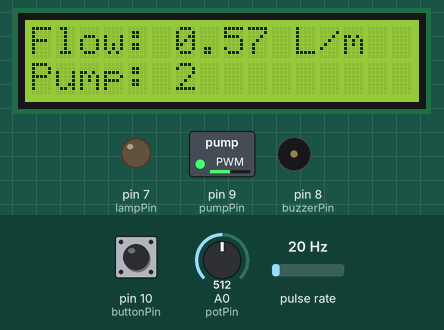
A sketch run on a simulated Arduino Uno, built with avr-gcc and run on an emulated ATmega328P. Shown: 16×2 character LCD, switched loads named in the sketch (green lamp = pin HIGH), output pins drawn as LEDs (lit = HIGH), buzzer (waves = sounding). Wiring (inferred from the names in the program): pulse sensor: data pin 2. Dashed ring = blinking. The test bench sets the inputs (shaded band); at power-on: A0 (potPin) = 512, pulse rate 20 Hz, pin 10 (buttonPin) HIGH. What the sketch prints to the serial monitor is not drawn.

Above: at 4.1 s.
4.2 s: A0 (potPin) set to 0
At 5.6 s:
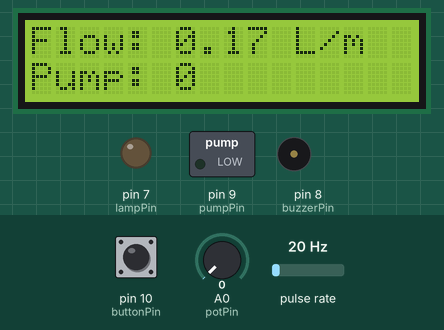
7.2 s: pulse rate (sensor on pin 2) set to 13 Hz
At 7.9 s:
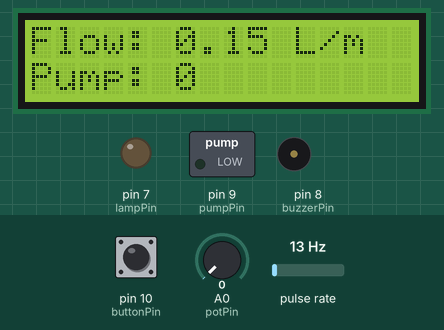
10.2 s: pulse rate (sensor on pin 2) set to 10 Hz
At 12.1 s:
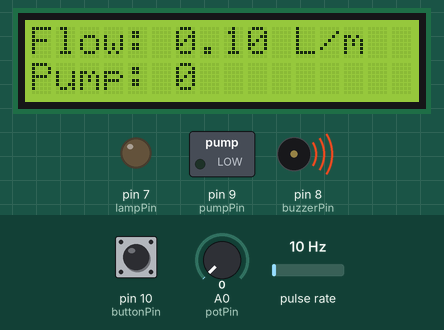
13.2 s: pin 10 (buttonPin) pulled LOW for 3.2 s
At 13.68 s:
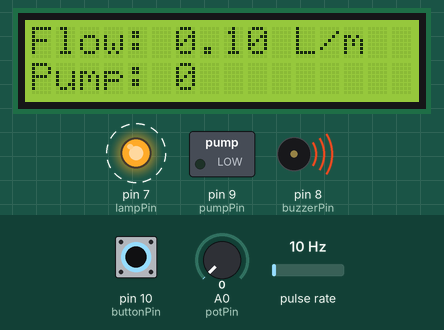
19.4 s: A0 (potPin) set to 3
22.4 s: A0 (potPin) set to 6
At 22.9 s:
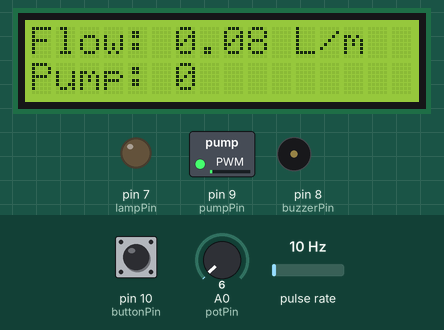
Timing chart, 0 to 25.4 s (numbered marks = the images above; inputs shaded):
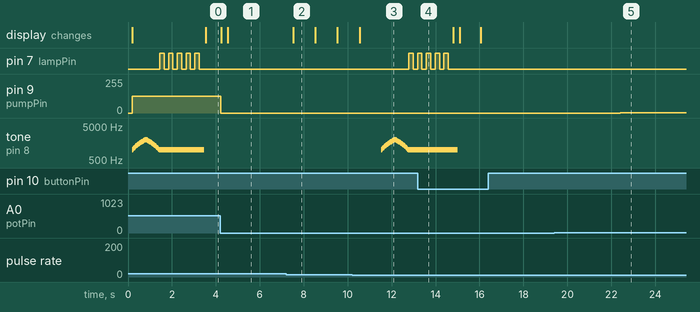

The sketch:

sketch_mar20b.ino
```cpp
#include <Wire.h>
#include <LiquidCrystal_I2C.h>

#define SCREEN_WIDTH 128
#define SCREEN_HEIGHT 64

// Initialize I2C LCD (change 0x27 to 0x3F if needed)
LiquidCrystal_I2C lcd(0x27, 16, 2);

#define sensorPin 2   // Flow sensor signal pin
#define pumpPin 9     // PWM pin to control TIP122 transistor
#define potPin A0     // Potentiometer connected to A0
#define buzzerPin 8   // Buzzer pin
#define buttonPin 10  // Push button pin
#define lampPin 7     // Lamp pin (connected to LED or external lamp)

volatile unsigned long pulseCountNum = 0;
float flowRate = 0;
unsigned long previousTime = 0;
int pumpSpeed = 255;
bool buzzerMute = false;
bool lastButtonState = HIGH;

void setup() {
  pinMode(sensorPin, INPUT_PULLUP);
  pinMode(pumpPin, OUTPUT);
  pinMode(potPin, INPUT);
  pinMode(buzzerPin, OUTPUT);
  pinMode(buttonPin, INPUT_PULLUP);
  pinMode(lampPin, OUTPUT);
  attachInterrupt(digitalPinToInterrupt(sensorPin), pulseCountMethod, RISING);
  Serial.begin(9600);

  // Initialize I2C LCD
  lcd.init();
  lcd.backlight();

  lcd.setCursor(0, 0);
  lcd.print("Flow Meter Ready");
  delay(100);
  lcd.clear();
}

void loop() {
  measureFlowRate();
  adjustPumpSpeed();
  checkFluidLevel();
  updateDisplays();
  checkButton();
}

void measureFlowRate() {
  unsigned long currentTime = millis();
  if (currentTime - previousTime >= 1000) {
    previousTime = currentTime;
    noInterrupts();
    flowRate = pulseCountNum / 120.0; // Adjust for your sensor's calibration
    pulseCountNum = 0;
    interrupts();
  }
}

void pulseCountMethod() {
  pulseCountNum++;
}

void adjustPumpSpeed() {
  int potValue = analogRead(potPin);
  pumpSpeed = map(potValue, 0, 1023, 0, 255);
  analogWrite(pumpPin, pumpSpeed);

  Serial.print("Pump Speed: ");
  Serial.println(map(pumpSpeed, 0, 255, 0, 6));
  Serial.println(flowRate);
}

void checkFluidLevel() {
  if ((flowRate < 0.1 ) && !buzzerMute) {
    ambulanceSiren();
    alertLamp();
    Serial.println("Warning: Fluid Empty!");
  } else {
    noTone(buzzerPin);
  }
}

void alertLamp() {
  for (int i = 0; i < 5; i++) {
    digitalWrite(lampPin, HIGH);
    delay(200);
    digitalWrite(lampPin, LOW);
    delay(200);
  }
}

void checkButton() {
  bool currentButtonState = digitalRead(buttonPin);
  if (currentButtonState == LOW && lastButtonState == HIGH) {
    delay(200);
    buzzerMute = !buzzerMute;
    Serial.print("Buzzer ");
    Serial.println(buzzerMute ? "Muted" : "Unmuted");
  }
  lastButtonState = currentButtonState;
}

void ambulanceSiren() {
  for (int freq = 1000; freq <= 2000; freq += 50) {
    tone(buzzerPin, freq);
    delay(30);
  }
  for (int freq = 2000; freq >= 1000; freq -= 50) {
    tone(buzzerPin, freq);
    delay(30);
  }
}

void updateDisplays() {
  int speedLevel = map(pumpSpeed, 0, 255, 0, 6);

  lcd.clear(); // Clear LCD before updating new values

  lcd.setCursor(0, 0);
  lcd.print("Flow: ");
  lcd.print(flowRate);
  lcd.print(" L/m");

  lcd.setCursor(0, 1);
  lcd.print("Pump: ");
  lcd.print(speedLevel);
}
```

Measured:
- the behaviour switches between 12 and 11 Hz on pulse rate (sensor on pin 2) (found by bisection; images 2 and 3)
- the behaviour switches between 4 and 5 on A0 (potPin) (found by bisection; images 4 and 5)
- after the input at 4.2 s, pin 9 (pumpPin): 127/255 → 0/255 at once
- after the input at 7.2 s, the display: changes after 0.32 s (image 2)
- after the input at 10.2 s, pin 7 (lampPin): LOW → HIGH after 2.6 s, → LOW 0.20 s later, → HIGH 0.20 s later; tone on pin 8 (buzzerPin): plays 1000 Hz for 0.03 s, 1050 Hz for 0.03 s, 1100 Hz for 0.03 s, 1150 Hz for 0.03 s, 1200 Hz for 0.03 s, 1250 Hz for 0.03 s … (41 notes in this stretch), starting after 1.3 s
- after the input at 13.2 s, pin 7 (lampPin): goes on until 14.6 s, then stays LOW
- after the input at 22.4 s, pin 9 (pumpPin): 0/255 → 1/255 at once
- by itself, pin 7 (lampPin): alternates HIGH for 0.20 s and LOW for 0.20 s, 10 changes in all, then stays LOW
